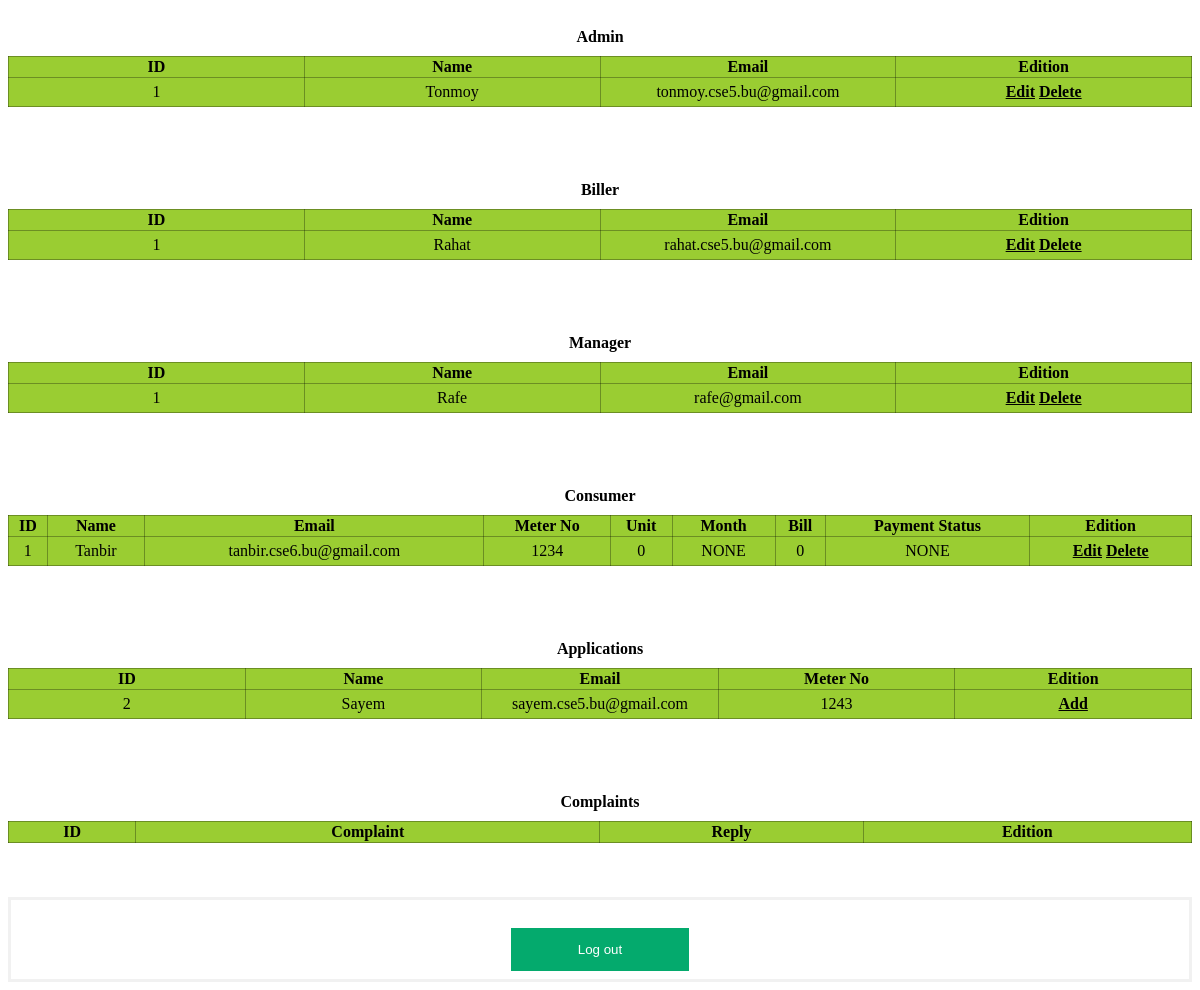
The page /admin.php (signed in) on the database its author committed.
### tables this page shows
CREATE TABLE `biller` (
  `id` int(11) NOT NULL,
  `name` varchar(255) NOT NULL,
  `email` varchar(255) NOT NULL,
  `pwd` varchar(255) NOT NULL
);

CREATE TABLE `manager` (
  `id` int(11) NOT NULL,
  `name` varchar(255) NOT NULL,
  `email` varchar(255) NOT NULL,
  `pwd` varchar(255) NOT NULL
);

CREATE TABLE `consumer` (
  `id` int(11) NOT NULL,
  `name` varchar(255) NOT NULL,
  `email` varchar(255) NOT NULL,
  `pwd` varchar(255) NOT NULL,
  `mid` int(11) NOT NULL,
  `unit` int(11) NOT NULL,
  `month` varchar(255) NOT NULL,
  `bill` int(11) NOT NULL,
  `paystat` varchar(255) NOT NULL
);

CREATE TABLE `apply` (
  `id` int(11) NOT NULL,
  `name` varchar(255) NOT NULL,
  `mid` int(11) NOT NULL,
  `email` varchar(255) NOT NULL,
  `pwd` varchar(255) NOT NULL
);

### admin.php (the view, shortened to what this page needs)
<?php
  include_once 'config.php';
?>
<!DOCTYPE html>
<html>
<head>
  <link rel="stylesheet" href="includes/style.css">
</head>
<body>
  <?php
    $alladmins = mysqli_query($conn, "SELECT * FROM `admin`");
  ?>
  <p class="container" style="text-align: center; padding-bottom: 10px;"><b>Admin</b></p>
  <table>
    <thead>
      <tr>
        <th>ID</th>
        <th>Name</th>
        <th>Email</th>
        <th>Edition</th>
      </tr>
    </thead>
    <tbody>
      <?php while($admin = mysqli_fetch_assoc($alladmins)) { ?>
        <tr>
          <td><?php echo $admin['id'] ?></td>
          <td><?php echo $admin['name'] ?></td>
          <td><?php echo $admin['email'] ?></td>
          <td>
            <a href="edit-admin.php?id=<?php echo $admin['id'] ?>">Edit</a>
            <a href="includes/delete-admin.include.php?id=<?php echo $admin['id'] ?>">Delete</a>
          </td>
        </tr>
      <?php } ?>
    </tbody>
  </table>
  <br><br><br>
  <?php
    $allbillers = mysqli_query($conn, "SELECT * FROM `biller`");
  ?>
  <p class="container" style="text-align: center;padding-bottom: 10px;"><b>Biller</b></p>
  <table>
    <thead>
      <tr>
        <th>ID</th>
        <th>Name</th>
        <th>Email</th>
        <th>Edition</th>
      </tr>
    </thead>
    <tbody>
      <?php while($biller = mysqli_fetch_assoc($allbillers)) { ?>
        <tr>
          <td><?php echo $biller['id'] ?></td>
          <td><?php echo $biller['name'] ?></td>
          <td><?php echo $biller['email'] ?></td>
          <td>
            <a href="edit-biller.php?id=<?php echo $biller['id'] ?>">Edit</a>
            <a href="includes/delete-biller.include.php?id=<?php echo $biller['id'] ?>">Delete</a>
          </td>
        </tr>
      <?php } ?>
    </tbody>
  </table>
  <br><br><br>
  <?php
    $allmanagers = mysqli_query($conn, "SELECT * FROM `manager`");
  ?>
  <p class="container" style="text-align: center;padding-bottom: 10px;"><b>Manager</b></p>
  <table>
    <thead>
      <tr>
        <th>ID</th>
        <th>Name</th>
        <th>Email</th>
        <th>Edition</th>
      </tr>
    </thead>
    <tbody>
      <?php while($manager = mysqli_fetch_assoc($allmanagers)) { ?>
        <tr>
          <td><?php echo $manager['id'] ?></td>
          <td><?php echo $manager['name'] ?></td>
          <td><?php echo $manager['email'] ?></td>
          <td>
            <a href="edit-manager.php?id=<?php echo $manager['id'] ?>">Edit</a>
            <a href="includes/delete-manager.include.php?id=<?php echo $manager['id'] ?>">Delete</a>
          </td>
        </tr>
      <?php } ?>
    </tbody>
  </table>
  <br><br><br>
  <?php
    $allconsumers = mysqli_query($conn, "SELECT * FROM `consumer`");
  ?>
  <p class="container" style="text-align: center;padding-bottom: 10px;"><b>Consumer</b></p>
  <table style="table-layout: auto;">
    <thead>
      <tr>
        <th>ID</th>
        <th>Name</th>
        <th>Email</th>
        <th>Meter No</th>
        <th>Unit</th>
        <th>Month</th>
        <th>Bill</th>
        <th>Payment Status</th>
        <th>Edition</th>
      </tr>
    </thead>
    <tbody>
      <?php while($consumer = mysqli_fetch_assoc($allconsumers)) { ?>
        <tr>
          <td><?php echo $consumer['id'] ?></td>
          <td><?php echo $consumer['name'] ?></td>
          <td><?php echo $consumer['email'] ?></td>
          <td><?php echo $consumer['mid'] ?></td>
          <td><?php echo $consumer['unit'] ?></td>
          <td><?php echo $consumer['month'] ?></td>
          <td><?php echo $consumer['bill'] ?></td>
          <td><?php echo $consumer['paystat'] ?></td>
          <td>
            <a href="edit-consumer.php?id=<?php echo $consumer['id'] ?>">Edit</a>
            <a href="includes/delete-consumer.include.php?id=<?php echo $consumer['id'] ?>">Delete</a>
          </td>
        </tr>
      <?php } ?>
    </tbody>
  </table>
  <br><br><br>
  <?php
    $allconsumers = mysqli_query($conn, "SELECT * FROM `apply`");
  ?>
  <p class="container" style="text-align: center;padding-bottom: 10px;"><b>Applications</b></p>
  <table>
    <thead>
      <tr>
        <th>ID</th>
        <th>Name</th>
        <th>Email</th>
        <th>Meter No</th>
        <th>Edition</th>
      </tr>
    </thead>
    <tbody>
      <?php while($consumer = mysqli_fetch_assoc($allconsumers)) { ?>
        <tr>
          <td><?php echo $consumer['id'] ?></td>
          <td><?php echo $consumer['name'] ?></td>
          <td><?php echo $consumer['email'] ?></td>
          <td><?php echo $consumer['mid'] ?></td>
          <td>
            <a href="includes/add-consumer.include.php?id=<?php echo $consumer['id'] ?>">Add</a>
          </td>
        </tr>
      <?php } ?>
    </tbody>
  </table>
  <br><br><br>
  <p class="container" style="text-align: center;padding-bottom: 10px;"><b>Complaints</b></p>
  <table style="table-layout: auto;">
    <thead>
      <tr>
        <th>ID</th>
        <th>Complaint</th>
        <th>Reply</th>
        <th>Edition</th>
      </tr>
    </thead>
  </table>
  <br><br><br>
  <form action="logout.php"><button>Log out</button></form>
</body>
</html>

### includes/style.css (style rules this page uses)
form { border: 3px solid #f1f1f1; padding-top: 20px; padding-right: 500px; padding-left: 500px; margin: auto; }
button { background-color: #04AA6D; color: white; padding: 14px 20px; margin: 8px 0; border: none; cursor: pointer; width: 100%; }
table { width: 100%; background-color: lightgrey; text-align: center; }
a { color: black; font-weight: bold; }
.container { padding-top: 20px; padding-right: 500px; padding-left: 500px; margin: auto; }

### admin.php (style rules this page uses)
table { border-collapse: collapse; table-layout: fixed; background-color: yellowgreen; }
table tr, table th, table td { border: 1px solid rgba(0, 0, 0, .3); }
table td { padding: 5px; }

### rows shown on the page
biller: id "1", name "Rahat", email "rahat.cse5.bu@gmail.com"
manager: id "1", name "Rafe", email "rafe@gmail.com"
consumer: id "1", name "Tanbir", email "tanbir.cse6.bu@gmail.com", mid "1234", unit "0", month "NONE", bill "0", paystat "NONE"
apply: id "2", name "Sayem", email "sayem.cse5.bu@gmail.com", mid "1243"

### other values the page prints
$admin['id'] "1"
$admin['name'] "Tonmoy"
$admin['email'] "tonmoy.cse5.bu@gmail.com"
